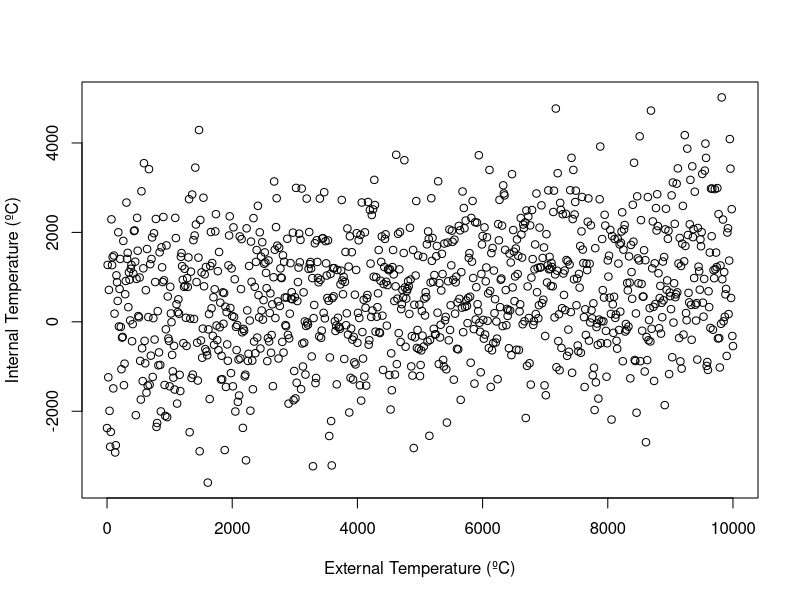
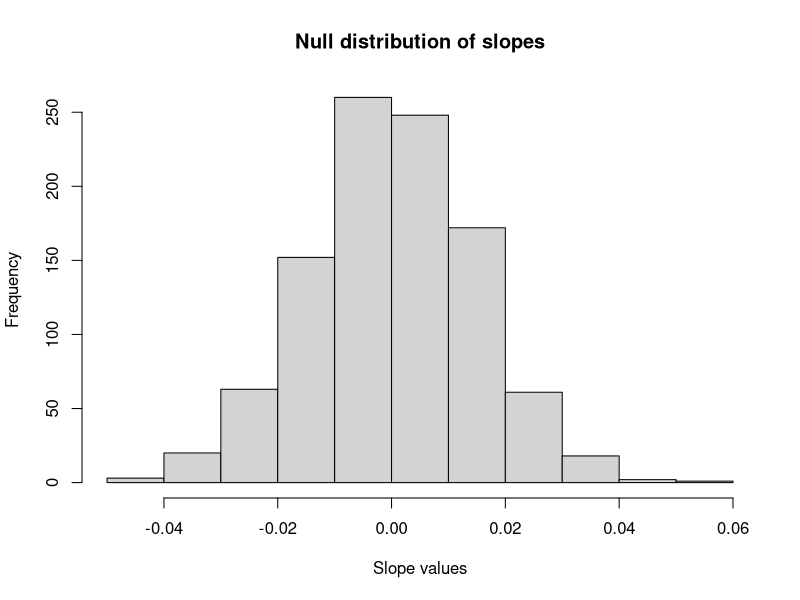
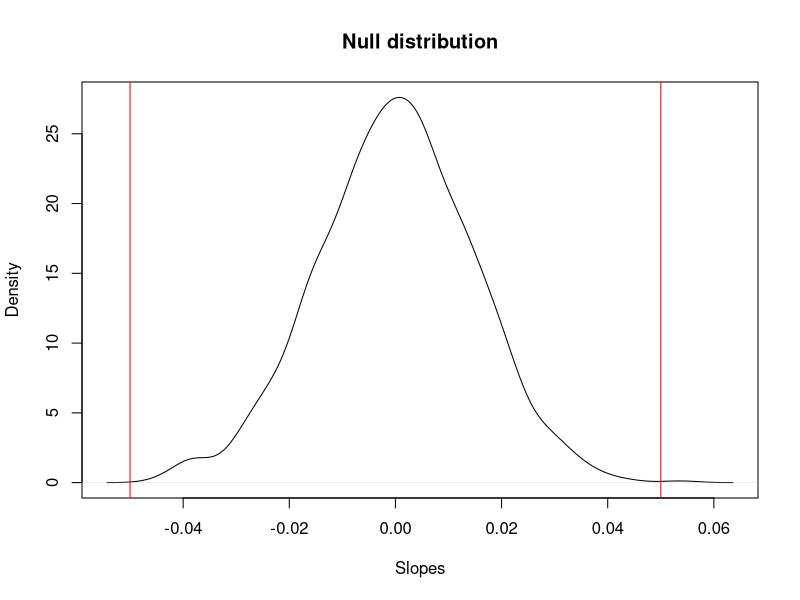
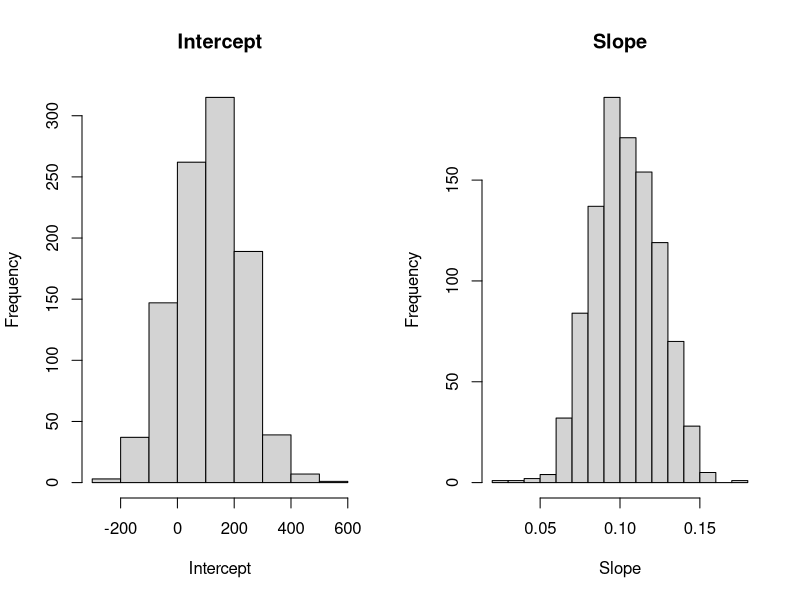
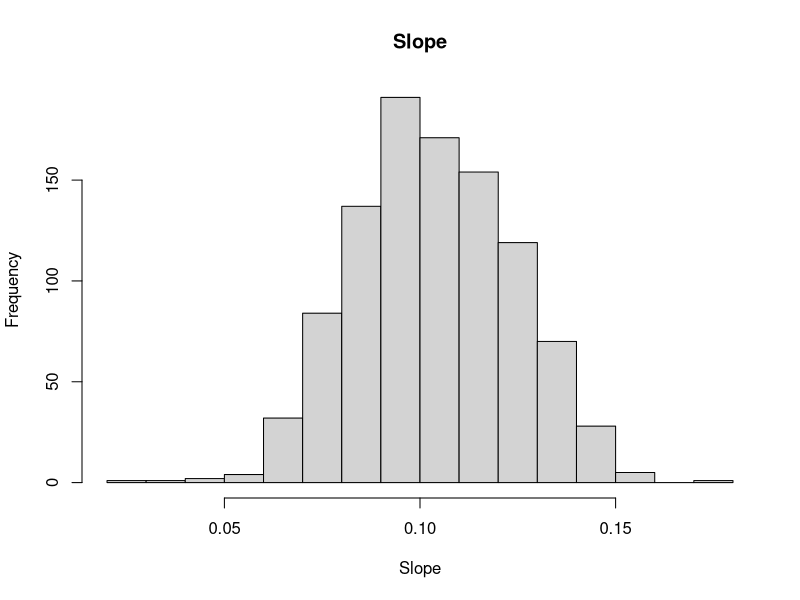
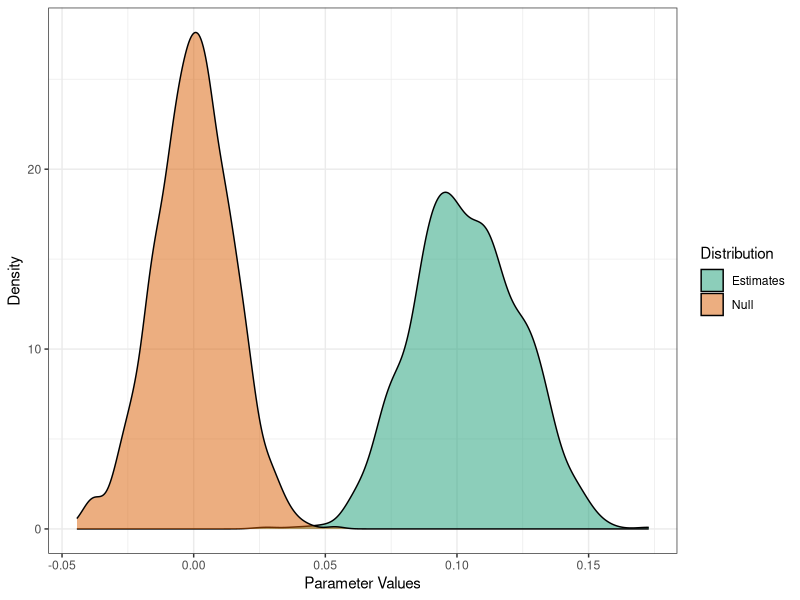

Generate these figures, in order, with R:
library(ggplot2)

# True value of the parameter to create simulations
true_slope <- 0.1

# Create predictor variable: external temperature
external_temp <- seq(from = 0, to = 10000, by = 10)
# Create response variable: internal temperature
internal_temp <- (true_slope * (external_temp + 1000)) + rnorm(n = length(external_temp), 0, 1300)

# Plot
plot(internal_temp ~ external_temp, ylab = "Internal Temperature (ºC)", xlab = "External Temperature (ºC)")

# Linear model
regression_model <- summary(lm(internal_temp ~ external_temp))
regression_model  # observe that the effect is very close to the true_slope

# Combine variables into a data frame
data_frame_temp <- cbind.data.frame(external_temp, internal_temp)
summary(data_frame_temp)

# P-value will be calculated with 1000 iterations
iterations <- seq(1, 1000)

# Object for the calculated slope values
random_slopes <- cbind.data.frame(slopes = NA)

set.seed(123)  # Reproducibility

# For each iteration, shuffle the values of y and x
for (i in 1:length(iterations)) {
  shuffled_y = data_frame_temp[sample(1:nrow(data_frame_temp), replace = TRUE), ]$internal_temp
  shuffled_x = data_frame_temp[sample(1:nrow(data_frame_temp), replace = TRUE), ]$external_temp

  # Each row of random_slopes receives the value of b1 (slope) from a regression based on shuffled data
  random_slopes[i, 1] = coef(lm(shuffled_y ~ shuffled_x))[2]  # Model with shuffled x and y
}

head(random_slopes)
summary(random_slopes)

hist(random_slopes$slopes, main = "Null distribution of slopes", xlab = "Slope values")
abline(v = coef(lm(internal_temp ~ external_temp))[2], col = "red")

mean_slopes <- mean(random_slopes[, 1])
mean_slopes  # Mean of the null distribution of slopes
sd_slopes <- sd(random_slopes[, 1])
sd_slopes  # Standard deviation of the null distribution of slopes

pdf_value <- dnorm(coef(regression_model)[2], mean = mean_slopes, sd = sd_slopes)
pdf_value  # If it is very small, the estimated value by the regression is unlikely in the null distribution

pdf_null <- dnorm(0, mean = mean_slopes, sd = sd_slopes)
pdf_null

# Compare the two
pdf_value
pdf_null

# The probability density value to obtain 0 in the null distribution is much larger
# than obtaining the slope value calculated by the regression
# Remember that they are relative probabilities and can only be compared to each other

# Calculate the p-value. It is the probability (area under the curve) of obtaining a specific value
# in this null distribution
# Area under the curve is calculated by integrals. The function is the probability density function of
# the normal distribution (dnorm)
# Mean and sd determine the parameters of this normal distribution (dnorm).
# We will use the mean and sd parameters of the null distribution of parameters, since
# we are interested in knowing the probability of obtaining the parameters
# of the regression when the null hypothesis is true.

# In this case, we are calculating the probability (area under the curve) of obtaining a
# parameter equal (lower) or greater (upper) than that estimated by the regression
print(integrate(dnorm, mean = mean_slopes, sd = sd_slopes, lower = coef(regression_model)[2], upper = Inf))
# upper = infinity

# The pnorm function calculates this probability without needing integrals.
# The values are very similar
print(pnorm(coef(regression_model)[2], mean = mean_slopes, sd = sd_slopes, lower.tail = FALSE))
# lower.tail = FALSE means that it will be equal to or greater than coef(regression_model)[2]

# Here we calculate the probability of obtaining a parameter equal to or smaller than the
# parameter estimated by the regression
print(integrate(dnorm, mean = mean_slopes, sd = sd_slopes, lower = -Inf, upper = coef(regression_model)[2]))

print(pnorm(coef(regression_model)[2], mean = mean_slopes, sd = sd_slopes, lower.tail = TRUE))

# The first case, equal to or greater, is a one-sided test to the left, and the second case,
# equal to or smaller, is a one-sided test to the left

# To know the probability of obtaining a parameter greater or smaller
# (i.e., different from 0 on the right OR left)...
# than the estimated by the regression under the null hypothesis:
# add the probabilities, as it can be greater OR smaller
# but one of them must be inverted.
# I inverted the parameter that calculates the lower tail since the estimated parameter was positive

print(pnorm(coef(regression_model)[2], mean = mean_slopes, sd = sd_slopes, lower.tail = FALSE) + 
    pnorm(-coef(regression_model)[2], mean = mean_slopes, sd = sd_slopes, lower.tail = TRUE))

# Assuming that the value of slope estimated by the regression is 0.5,
# calculate the probability (area under the curve)
# of estimating this value when the null hypothesis is true
# the probabilities are what is to the right of the red line for one-sided tests to the right
# what is to the left of the red line for one-sided tests to the left
# and the sum of these areas for two-sided tests

plot(density(random_slopes[, 1]), main = "Null distribution", xlab = "Slopes")
abline(v = 0.05, col = "red")
abline(v = -0.05, col = "red")

# In summary: the p-value is the area under the curve (probability) of a null distribution
# the area is calculated according to the parameters estimated by the test (in this case, the regression)
# in this way, we calculate how (im)probable it is to obtain the test parameters...
# ... when the null hypothesis is true

# If the slope value estimated by the regression is close to 0, it will have a high probability...
# ... of occurring in the null distribution

# Interval of confidence
# It can be said to be the opposite of the p-value

# Function to calculate the slope in a regression from successive...
# random (with replacement) samplings of data (randomizations)
# there is no shuffling, that is, the relationships, if they exist, are maintained

f <- function () {
    fit <- lm(internal_temp ~ external_temp, data = data_frame_temp,
             subset = sample(nrow(data_frame_temp), 600, replace = TRUE))  # Resampling 600 observations
    coef(fit)
}
# Data frame with the parameters calculated in each iteration
z <- t(replicate(1000, f()))  # 1000 iterations
head(z)
dim(z)

par(mfrow = c(1, 2))
hist(z[, 1], main = "Intercept", xlab = "Intercept")
hist(z[, 2], main = "Slope", xlab = "Slope")

dev.off()

hist(z[, 2], main = "Slope", xlab = "Slope")

# Mean and standard deviation of the slopes in the distribution of estimates
mean_slopes_ci <<- mean(z[, 2])
sd_slopes_ci <<- sd(z[, 2])  # Standard error

mean_slopes_ci

# In the confidence interval, the question is:
# What is the probability of a parameter = zero being contained in the distribution of estimates?

pdf_val_ci <- dnorm(0, mean = mean_slopes_ci, sd = sd_slopes_ci)
pdf_val_ci

pdf_null_ci <- dnorm(true_slope, mean = mean_slopes_ci, sd = sd_slopes_ci)
pdf_null_ci

# Observe that the likelihood of observing 0 is very small compared to...
# ... the probability of observing the true parameter value

# What is the probability (area under the curve)...
# ... of the parameter being less than zero in the distribution of estimated parameters?

print(integrate(dnorm, mean = mean_slopes_ci, sd = sd_slopes_ci, lower = -Inf, upper = 0))

print(pnorm(0, mean = mean_slopes_ci, sd = sd_slopes_ci, lower.tail = TRUE))

# What is the probability (area under the curve)...
# ... of the parameter being greater than zero in the distribution of estimated parameters?

print(integrate(dnorm, mean = mean_slopes_ci, sd = sd_slopes_ci, lower = 0, upper = Inf))

print(pnorm(0, mean = mean_slopes_ci, sd = sd_slopes_ci, lower.tail = FALSE))

########################

df_hist <- rbind.data.frame(cbind.data.frame(slopes = z[, 2], type = "CI"),
                           cbind.data.frame(slopes = random_slopes$slopes, type = "pval"))

ggplot(df_hist) + theme_bw() +
  geom_density(aes(x = slopes, fill = type), alpha = 0.5) +
  labs(x = "Parameter Values", y = "Density", fill = "Distribution") +
  scale_fill_brewer(palette = "Dark2", labels = c("Estimates", "Null"))
